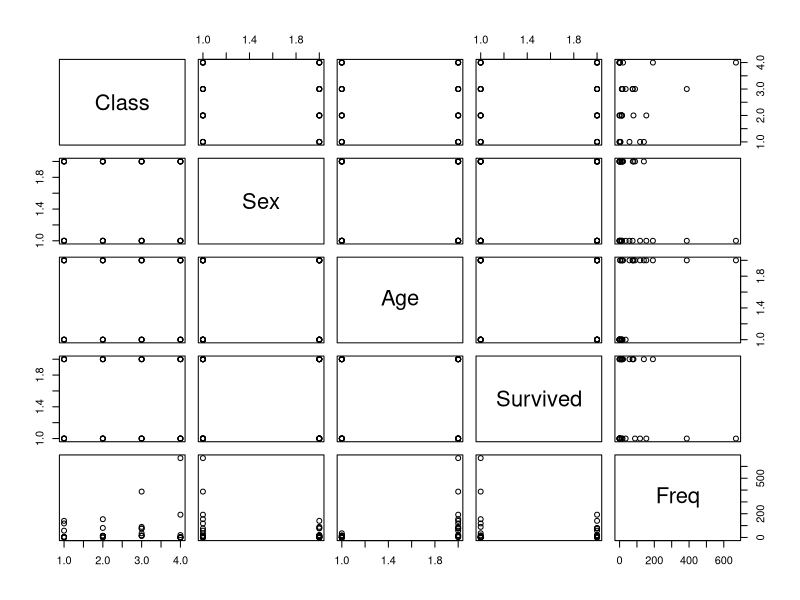

Generate this figure with R:
add_num<-function(num1,num2){
  print(num1+num2)
  
}
x=add_num(4,5)
x
#---------------------------
#Exercise
#Write a function to find the mean and sd of a numeric variable
mean_sd <- function(vec){
  print (mean(vec))
  print(sd(vec))
 }
vec = as.integer(rnorm(10)) 
mean_sd(vec)
#---------------------------------------
pairs(Titanic)
